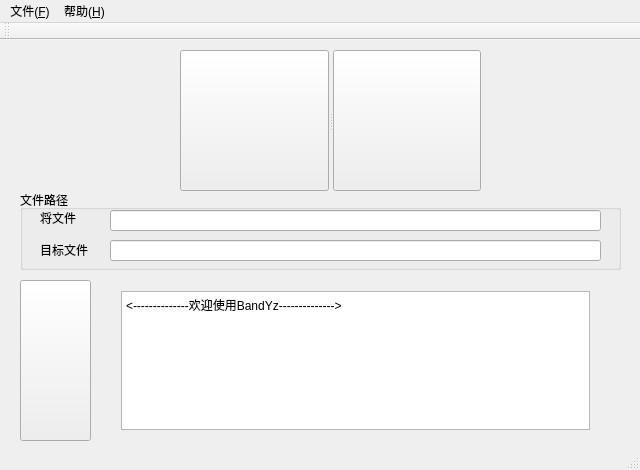
<?xml version="1.0" encoding="UTF-8"?>
<ui version="4.0">
 <class>MainWindow</class>
 <widget class="QMainWindow" name="MainWindow">
  <property name="geometry">
   <rect>
    <x>0</x>
    <y>0</y>
    <width>640</width>
    <height>470</height>
   </rect>
  </property>
  <property name="windowTitle">
   <string>MainWindow</string>
  </property>
  <widget class="QWidget" name="centralWidget">
   <widget class="QPushButton" name="startButton">
    <property name="geometry">
     <rect>
      <x>20</x>
      <y>240</y>
      <width>71</width>
      <height>161</height>
     </rect>
    </property>
    <property name="text">
     <string/>
    </property>
   </widget>
   <widget class="QWidget" name="verticalLayoutWidget">
    <property name="geometry">
     <rect>
      <x>110</x>
      <y>240</y>
      <width>491</width>
      <height>161</height>
     </rect>
    </property>
    <layout class="QVBoxLayout" name="verticalLayout">
     <item>
      <widget class="QTextEdit" name="InfoText">
       <property name="html">
        <string>&lt;!DOCTYPE HTML PUBLIC &quot;-//W3C//DTD HTML 4.0//EN&quot; &quot;http://www.w3.org/TR/REC-html40/strict.dtd&quot;&gt;
&lt;html&gt;&lt;head&gt;&lt;meta name=&quot;qrichtext&quot; content=&quot;1&quot; /&gt;&lt;style type=&quot;text/css&quot;&gt;
p, li { white-space: pre-wrap; }
&lt;/style&gt;&lt;/head&gt;&lt;body style=&quot; font-family:'SimSun'; font-size:9pt; font-weight:400; font-style:normal;&quot;&gt;
&lt;p style=&quot; margin-top:0px; margin-bottom:0px; margin-left:0px; margin-right:0px; -qt-block-indent:0; text-indent:0px;&quot;&gt;&amp;lt;--------------欢迎使用BandYz--------------&amp;gt;&lt;/p&gt;
&lt;p style=&quot;-qt-paragraph-type:empty; margin-top:0px; margin-bottom:0px; margin-left:0px; margin-right:0px; -qt-block-indent:0; text-indent:0px;&quot;&gt;&lt;br /&gt;&lt;/p&gt;&lt;/body&gt;&lt;/html&gt;</string>
       </property>
      </widget>
     </item>
    </layout>
   </widget>
   <widget class="QGroupBox" name="groupBox">
    <property name="geometry">
     <rect>
      <x>20</x>
      <y>150</y>
      <width>601</width>
      <height>80</height>
     </rect>
    </property>
    <property name="title">
     <string>文件路径</string>
    </property>
    <widget class="QLabel" name="srcLabel">
     <property name="geometry">
      <rect>
       <x>20</x>
       <y>20</y>
       <width>72</width>
       <height>15</height>
      </rect>
     </property>
     <property name="text">
      <string>将文件</string>
     </property>
    </widget>
    <widget class="QLabel" name="desLabel">
     <property name="geometry">
      <rect>
       <x>20</x>
       <y>50</y>
       <width>71</width>
       <height>20</height>
      </rect>
     </property>
     <property name="text">
      <string>目标文件</string>
     </property>
    </widget>
    <widget class="QLineEdit" name="srcLineEdit">
     <property name="geometry">
      <rect>
       <x>90</x>
       <y>20</y>
       <width>491</width>
       <height>21</height>
      </rect>
     </property>
    </widget>
    <widget class="QLineEdit" name="desLineEdit">
     <property name="geometry">
      <rect>
       <x>90</x>
       <y>50</y>
       <width>491</width>
       <height>21</height>
      </rect>
     </property>
    </widget>
   </widget>
   <widget class="QSplitter" name="splitter">
    <property name="geometry">
     <rect>
      <x>180</x>
      <y>10</y>
      <width>301</width>
      <height>141</height>
     </rect>
    </property>
    <property name="orientation">
     <enum>Qt::Horizontal</enum>
    </property>
    <widget class="QPushButton" name="compressButton">
     <property name="text">
      <string/>
     </property>
    </widget>
    <widget class="QPushButton" name="decompressButton">
     <property name="text">
      <string/>
     </property>
    </widget>
   </widget>
  </widget>
  <widget class="QMenuBar" name="menuBar">
   <property name="geometry">
    <rect>
     <x>0</x>
     <y>0</y>
     <width>640</width>
     <height>26</height>
    </rect>
   </property>
   <widget class="QMenu" name="menu">
    <property name="title">
     <string>文件(&amp;F)</string>
    </property>
    <addaction name="action"/>
    <addaction name="action_O"/>
    <addaction name="action_X"/>
   </widget>
   <widget class="QMenu" name="menu_H">
    <property name="title">
     <string>帮助(&amp;H)</string>
    </property>
   </widget>
   <addaction name="menu"/>
   <addaction name="menu_H"/>
  </widget>
  <widget class="QToolBar" name="mainToolBar">
   <attribute name="toolBarArea">
    <enum>TopToolBarArea</enum>
   </attribute>
   <attribute name="toolBarBreak">
    <bool>false</bool>
   </attribute>
  </widget>
  <widget class="QStatusBar" name="statusBar"/>
  <action name="action">
   <property name="text">
    <string>新建(&amp;N)</string>
   </property>
  </action>
  <action name="action_O">
   <property name="text">
    <string>打开(&amp;O)</string>
   </property>
  </action>
  <action name="action_X">
   <property name="text">
    <string>退出(&amp;X)</string>
   </property>
  </action>
 </widget>
 <layoutdefault spacing="6" margin="11"/>
 <resources/>
 <connections/>
</ui>
